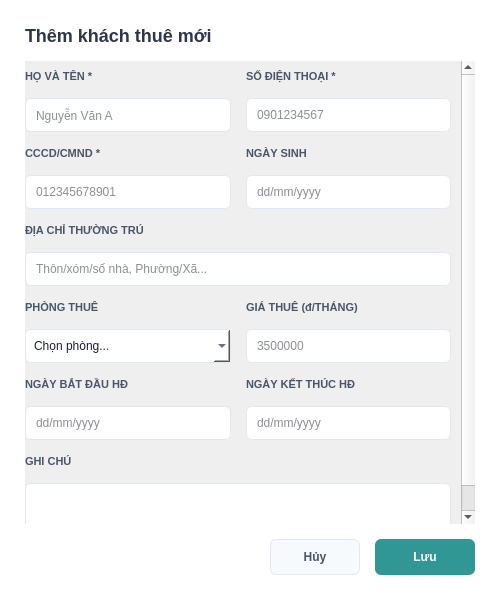
<?xml version="1.0" encoding="UTF-8"?>
<ui version="4.0">
 <class>DialogFormKhachThue</class>
 <widget class="QDialog" name="DialogFormKhachThue">
  <property name="geometry">
   <rect>
    <x>0</x>
    <y>0</y>
    <width>500</width>
    <height>600</height>
   </rect>
  </property>
  <property name="windowTitle">
   <string>+ Thêm khách thuê mới</string>
  </property>
  <property name="styleSheet">
   <string>
QDialog { background-color: white; border-radius: 8px; }
QLabel { color: #4a5568; font-weight: bold; font-size: 11px; }
QLabel#lblDialogTitle { font-size: 18px; color: #2d3748; }
QLineEdit, QComboBox, QTextEdit { background-color: white; border: 1px solid #e2e8f0; border-radius: 6px; padding: 8px; color: #1a202c; }
QLineEdit:focus, QComboBox:focus, QTextEdit:focus { border: 1px solid #3182ce; }
QPushButton#btnCancel { background-color: #f7fafc; border: 1px solid #e2e8f0; border-radius: 6px; color: #4a5568; font-weight: bold; }
QPushButton#btnSave { background-color: #319795; border: none; border-radius: 6px; color: white; font-weight: bold; }
</string>
  </property>
  <layout class="QVBoxLayout" name="mainLayout">
   <property name="spacing">
    <number>15</number>
   </property>
   <property name="leftMargin">
    <number>25</number>
   </property>
   <property name="topMargin">
    <number>25</number>
   </property>
   <property name="rightMargin">
    <number>25</number>
   </property>
   <property name="bottomMargin">
    <number>25</number>
   </property>
   <item>
    <widget class="QLabel" name="lblDialogTitle">
     <property name="text">
      <string>Thêm khách thuê mới</string>
     </property>
    </widget>
   </item>
   <item>
    <widget class="QScrollArea" name="scrollArea">
     <property name="styleSheet">
      <string>QScrollArea { border: none; background-color: transparent; }</string>
     </property>
     <property name="widgetResizable">
      <bool>true</bool>
     </property>
     <widget class="QWidget" name="scrollContents">
      <property name="geometry">
       <rect>
        <x>0</x>
        <y>0</y>
        <width>429</width>
        <height>486</height>
       </rect>
      </property>
      <layout class="QVBoxLayout">
       <property name="spacing">
        <number>15</number>
       </property>
       <property name="leftMargin">
        <number>0</number>
       </property>
       <property name="rightMargin">
        <number>10</number>
       </property>
       <item>
        <layout class="QGridLayout" name="formGrid">
         <property name="spacing">
          <number>15</number>
         </property>
         <item row="0" column="0">
          <layout class="QVBoxLayout">
           <item>
            <widget class="QLabel" name="label">
             <property name="text">
              <string>HỌ VÀ TÊN *</string>
             </property>
            </widget>
           </item>
           <item>
            <widget class="QLineEdit" name="inpName">
             <property name="placeholderText">
              <string>Nguyễn Văn A</string>
             </property>
            </widget>
           </item>
          </layout>
         </item>
         <item row="0" column="1">
          <layout class="QVBoxLayout">
           <item>
            <widget class="QLabel" name="label">
             <property name="text">
              <string>SỐ ĐIỆN THOẠI *</string>
             </property>
            </widget>
           </item>
           <item>
            <widget class="QLineEdit" name="inpPhone">
             <property name="placeholderText">
              <string>0901234567</string>
             </property>
            </widget>
           </item>
          </layout>
         </item>
         <item row="1" column="0">
          <layout class="QVBoxLayout">
           <item>
            <widget class="QLabel" name="label">
             <property name="text">
              <string>CCCD/CMND *</string>
             </property>
            </widget>
           </item>
           <item>
            <widget class="QLineEdit" name="inpIdCard">
             <property name="placeholderText">
              <string>012345678901</string>
             </property>
            </widget>
           </item>
          </layout>
         </item>
         <item row="1" column="1">
          <layout class="QVBoxLayout">
           <item>
            <widget class="QLabel" name="label">
             <property name="text">
              <string>NGÀY SINH</string>
             </property>
            </widget>
           </item>
           <item>
            <widget class="QLineEdit" name="inpDob">
             <property name="placeholderText">
              <string>dd/mm/yyyy</string>
             </property>
            </widget>
           </item>
          </layout>
         </item>
         <item row="2" column="0" colspan="2">
          <layout class="QVBoxLayout">
           <item>
            <widget class="QLabel" name="label">
             <property name="text">
              <string>ĐỊA CHỈ THƯỜNG TRÚ</string>
             </property>
            </widget>
           </item>
           <item>
            <widget class="QLineEdit" name="inpAddress">
             <property name="placeholderText">
              <string>Thôn/xóm/số nhà, Phường/Xã...</string>
             </property>
            </widget>
           </item>
          </layout>
         </item>
         <item row="3" column="0">
          <layout class="QVBoxLayout">
           <item>
            <widget class="QLabel" name="label">
             <property name="text">
              <string>PHÒNG THUÊ</string>
             </property>
            </widget>
           </item>
           <item>
            <widget class="QComboBox" name="cbRoom">
             <item>
              <property name="text">
               <string>Chọn phòng...</string>
              </property>
             </item>
            </widget>
           </item>
          </layout>
         </item>
         <item row="3" column="1">
          <layout class="QVBoxLayout">
           <item>
            <widget class="QLabel" name="label">
             <property name="text">
              <string>GIÁ THUÊ (đ/THÁNG)</string>
             </property>
            </widget>
           </item>
           <item>
            <widget class="QLineEdit" name="inpPrice">
             <property name="placeholderText">
              <string>3500000</string>
             </property>
            </widget>
           </item>
          </layout>
         </item>
         <item row="4" column="0">
          <layout class="QVBoxLayout">
           <item>
            <widget class="QLabel" name="label">
             <property name="text">
              <string>NGÀY BẮT ĐẦU HĐ</string>
             </property>
            </widget>
           </item>
           <item>
            <widget class="QLineEdit" name="inpStartDate">
             <property name="placeholderText">
              <string>dd/mm/yyyy</string>
             </property>
            </widget>
           </item>
          </layout>
         </item>
         <item row="4" column="1">
          <layout class="QVBoxLayout">
           <item>
            <widget class="QLabel" name="label">
             <property name="text">
              <string>NGÀY KẾT THÚC HĐ</string>
             </property>
            </widget>
           </item>
           <item>
            <widget class="QLineEdit" name="inpEndDate">
             <property name="placeholderText">
              <string>dd/mm/yyyy</string>
             </property>
            </widget>
           </item>
          </layout>
         </item>
         <item row="5" column="0" colspan="2">
          <layout class="QVBoxLayout">
           <item>
            <widget class="QLabel" name="label">
             <property name="text">
              <string>GHI CHÚ</string>
             </property>
            </widget>
           </item>
           <item>
            <widget class="QTextEdit" name="inpDesc">
             <property name="maximumSize">
              <size>
               <width>16777215</width>
               <height>60</height>
              </size>
             </property>
            </widget>
           </item>
          </layout>
         </item>
        </layout>
       </item>
       <item>
        <spacer>
         <property name="orientation">
          <enum>Qt::Vertical</enum>
         </property>
         <property name="sizeHint" stdset="0">
          <size>
           <width>0</width>
           <height>0</height>
          </size>
         </property>
        </spacer>
       </item>
      </layout>
     </widget>
    </widget>
   </item>
   <item>
    <layout class="QHBoxLayout">
     <item>
      <spacer>
       <property name="orientation">
        <enum>Qt::Horizontal</enum>
       </property>
       <property name="sizeHint" stdset="0">
        <size>
         <width>0</width>
         <height>0</height>
        </size>
       </property>
      </spacer>
     </item>
     <item>
      <widget class="QPushButton" name="btnCancel">
       <property name="minimumSize">
        <size>
         <width>90</width>
         <height>36</height>
        </size>
       </property>
       <property name="text">
        <string>Hủy</string>
       </property>
      </widget>
     </item>
     <item>
      <widget class="QPushButton" name="btnSave">
       <property name="minimumSize">
        <size>
         <width>100</width>
         <height>36</height>
        </size>
       </property>
       <property name="text">
        <string>Lưu</string>
       </property>
      </widget>
     </item>
    </layout>
   </item>
  </layout>
 </widget>
 <resources/>
 <connections/>
</ui>
